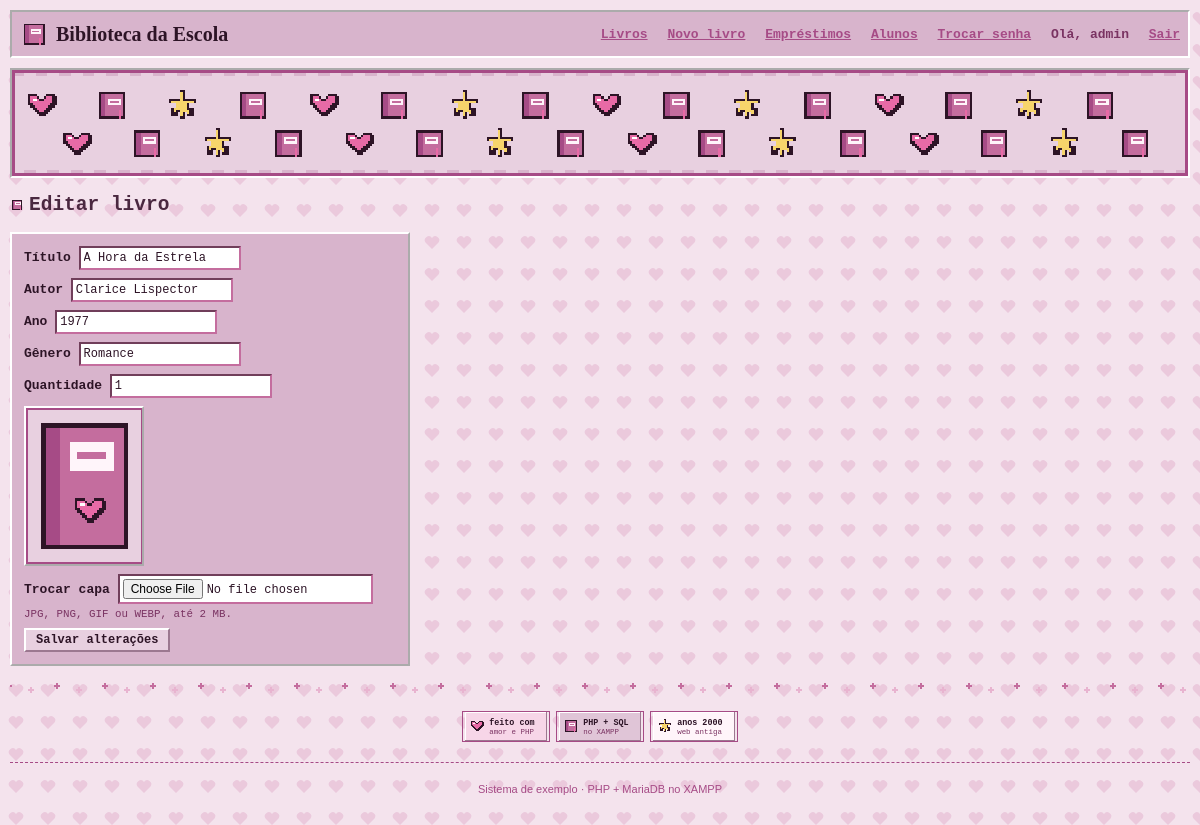
Page /editar.php?id=1 (signed in) on the committed database.
### tables this page shows
CREATE TABLE IF NOT EXISTS `livros` (
  `id` INT AUTO_INCREMENT PRIMARY KEY,
  `titulo` VARCHAR(255) NOT NULL,
  `autor` VARCHAR(255) NOT NULL,
  `ano` INT NOT NULL,
  `genero` VARCHAR(100) NOT NULL,
  `quantidade` INT NOT NULL,
  `capa` VARCHAR(255) DEFAULT 'img/sem-capa.svg'
);

### conexao.php (called while the page is built, shortened)
<?php
function e($texto) {
    return htmlspecialchars((string)$texto, ENT_QUOTES, 'UTF-8');
}

### capas.php (called while the page is built, shortened)
<?php
function capa_do_livro($id) {
    $achados = glob(PASTA_CAPAS . '/' . (int)$id . '.*');
    return null;
}

### editar.php (the view, shortened to what this page needs)
<?php
require 'conexao.php';
require 'capas.php';
$id = (int)($_GET['id'] ?? $_POST['id'] ?? 0);
$consulta = $pdo->prepare("SELECT * FROM livros WHERE id = :id");
$consulta->execute([':id' => $id]);
$livro = $consulta->fetch();
require 'topo.php';
?>
<h2><img class="icone" src="img/livro.svg" alt="">Editar livro</h2>
<form method="post" class="ficha" enctype="multipart/form-data">
  <label>Título <input name="titulo" value="<?= e($livro['titulo']) ?>" required maxlength="150"></label>
  <label>Autor <input name="autor" value="<?= e($livro['autor']) ?>" required maxlength="100"></label>
  <label>Ano <input name="ano" type="number" value="<?= e($livro['ano']) ?>"></label>
  <label>Gênero <input name="genero" value="<?= e($livro['genero']) ?>" maxlength="50"></label>
  <label>Quantidade <input name="quantidade" type="number" min="1" value="<?= e($livro['quantidade']) ?>" required></label>
  <?php $capaAtual = capa_do_livro($livro['id']); ?>
  <img class="capa capa-grande" src="<?= $capaAtual ? e($capaAtual) : 'img/sem-capa.svg' ?>" alt="Capa do livro">
  <label>Trocar capa <input name="capa" type="file" accept="image/jpeg,image/png,image/gif,image/webp"></label>
  <small>JPG, PNG, GIF ou WEBP, até 2 MB.</small>
  <button>Salvar alterações</button>
</form>
<?php
require 'rodape.php';
?>

### topo.php (shortened to what this page needs)
<!DOCTYPE html>
<html lang="pt-BR">
<head>
  <link rel="stylesheet" href="estilo.css">
</head>
<body>
<header>
  <h1><img class="logo" src="img/livro.svg" alt="">Biblioteca da Escola</h1>
  <?php if (isset($_SESSION['usuario'])): ?>
  <nav>
    <a href="index.php">Livros</a>
    <a href="novo.php">Novo livro</a>
    <a href="emprestimos.php">Empréstimos</a>
    <a href="alunos.php">Alunos</a>
    <a href="trocar_senha.php">Trocar senha</a>
    <span class="usuario">Olá, <?= htmlspecialchars($_SESSION['usuario'], ENT_QUOTES, 'UTF-8') ?></span>
    <a href="logout.php">Sair</a>
  </nav>
  <?php endif; ?>
</header>
<img class="banner" src="img/banner.svg" alt="" style="margin-top:10px">
<main>

### rodape.php
</main>
<hr class="estrelas">
<div class="selos">
  <img src="img/selo-php.svg" alt="Feito com amor e PHP">
  <img src="img/selo-xampp.svg" alt="PHP + SQL rodando no XAMPP">
  <img src="img/selo-retro.svg" alt="Vibes de web antiga">
</div>
<footer>Sistema de exemplo · PHP + MariaDB no XAMPP</footer>
</body>
</html>

### estilo.css (style rules this page uses)
* { box-sizing: border-box; }
body { margin: 0; font-family: "MS Sans Serif", "Courier New", Tahoma, sans-serif; color: #4A2840; font-size: 13px; padding: 10px; }
header { background: #D8B4CC; color: #2D1426; padding: 8px; border: 2px inset #FFF; display: flex; flex-wrap: wrap; gap: 12px; align-items: center; justify-content: space-between; }
header h1 { margin: 0; font-size: 20px; font-family: "Times New Roman", Times, serif; color: #2D1426; font-weight: bold; display: flex; align-items: center; gap: 8px; }
nav a { color: #A64B86; margin-left: 12px; text-decoration: underline; font-weight: bold; }
main { max-width: 100%; margin: 15px auto; }
button { background: #E8D0E0; color: #2D1426; border-top: 2px solid #FFF; border-left: 2px solid #FFF; border-right: 2px solid #9C7890; border-bottom: 2px solid #9C7890; border-radius: 0; padding: 3px 10px; cursor: pointer; font-family: inherit; font-size: 12px; font-weight: bold; }
a { color: #A64B86; text-decoration: underline; }
input, select { background: #FFFFFF; color: #2D1426; padding: 3px; border: 2px inset #C46D9E; border-radius: 0; font-family: inherit; font-size: 12px; }
.ficha { display: block; max-width: 400px; background: #D8B4CC; padding: 12px; border: 2px outset #FFF; color: #2D1426; }
.ficha label { display: block; margin-bottom: 8px; font-weight: bold; color: #2D1426; }
img { max-width: 100%; height: auto; }
.banner { display: block; width: 100%; max-height: 140px; object-fit: cover; border: 2px inset #FFF; margin-bottom: 10px; background: #D8B4CC; }
.selos { display: flex; flex-wrap: wrap; gap: 6px; justify-content: center; margin: 10px 0; }
.selos img { width: 88px; height: 31px; border: 1px solid #A64B86; image-rendering: pixelated; }
hr.estrelas { border: 0; height: 16px; margin: 14px 0; }
footer { text-align: center; color: #A64B86; padding: 20px; font-size: 11px; font-family: Arial, sans-serif; border-top: 1px dashed #A64B86; margin-top: 20px; }
.logo { width: 28px; height: 28px; image-rendering: pixelated; flex-shrink: 0; }
.icone { width: 14px; height: 14px; vertical-align: -2px; margin-right: 5px; image-rendering: pixelated; }
.banner { image-rendering: pixelated; }
.usuario { margin-left: 12px; color: #7A3362; font-weight: bold; }
.capa { display: block; width: 48px; height: 64px; object-fit: cover; border: 2px outset #FFF; background: #D8B4CC; }
.capa-grande { width: 120px; height: 160px; margin-bottom: 8px; }
.ficha small { display: block; margin: -4px 0 8px; font-weight: normal; color: #7A3362; }

### rows in the picture
livros: titulo "A Hora da Estrela", autor "Clarice Lispector", ano "1977", genero "Romance", quantidade "1"

### other values in the picture
$_SESSION['usuario'] "admin"
